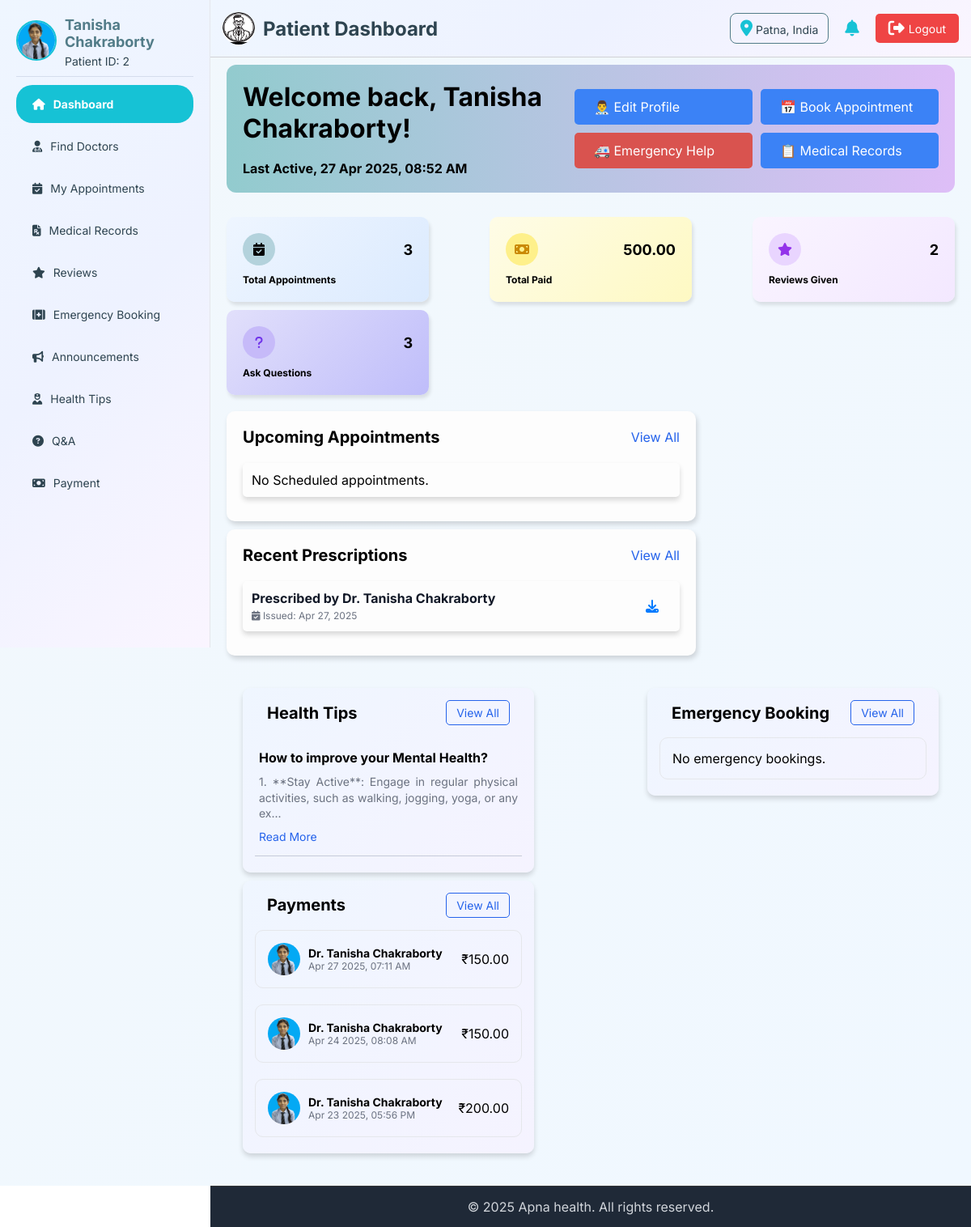
The app's page /patient/patient-dashboard.php (signed in) with its own data.
### tables this page shows
CREATE TABLE `patient` (
  `patient_id` int(11) NOT NULL,
  `name` varchar(100) NOT NULL,
  `email` varchar(255) NOT NULL,
  `password` varchar(255) NOT NULL,
  `phone` varchar(15) DEFAULT NULL,
  `gender` enum('Male','Female','Other') DEFAULT NULL,
  `dob` date DEFAULT NULL,
  `blood_group` varchar(10) DEFAULT NULL,
  `emergency_contact` varchar(16) DEFAULT NULL,
  `area` text DEFAULT NULL,
  `city` varchar(100) DEFAULT NULL,
  `state` varchar(100) DEFAULT NULL,
  `pincode` varchar(10) DEFAULT NULL,
  `profile_img` varchar(255) DEFAULT NULL,
  `availability` enum('Active','Inactive','Blocked') DEFAULT 'Active',
  `created_at` timestamp NOT NULL DEFAULT current_timestamp(),
  `updated_at` timestamp NOT NULL DEFAULT current_timestamp() ON UPDATE current_timestamp()
);

CREATE TABLE `log_info` (
  `log_id` int(11) NOT NULL,
  `admin_id` int(11) DEFAULT NULL,
  `doctor_id` int(11) DEFAULT NULL,
  `patient_id` int(11) DEFAULT NULL,
  `login_time` timestamp NOT NULL DEFAULT current_timestamp(),
  `logout_time` timestamp NULL DEFAULT NULL,
  `ip_address` varchar(45) DEFAULT NULL,
  `device_info` varchar(255) DEFAULT NULL,
  `location` varchar(255) DEFAULT NULL,
  `status` enum('Success','Failed') NOT NULL,
  `log_type` enum('patient','doctor','admin') NOT NULL
);

CREATE TABLE `prescription` (
  `prescription_id` int(11) NOT NULL,
  `appointment_id` int(11) NOT NULL,
  `patient_id` int(11) NOT NULL,
  `doctor_id` int(11) NOT NULL,
  `prescription` varchar(255) DEFAULT NULL,
  `created_at` timestamp NOT NULL DEFAULT current_timestamp(),
  `updated_at` timestamp NOT NULL DEFAULT current_timestamp() ON UPDATE current_timestamp()
);

CREATE TABLE `doctor` (
  `doctor_id` int(11) NOT NULL,
  `UID` varchar(20) NOT NULL,
  `name` varchar(255) NOT NULL,
  `email` varchar(255) NOT NULL,
  `phone` varchar(15) DEFAULT NULL,
  `password` varchar(255) NOT NULL,
  `specialization` varchar(255) DEFAULT NULL,
  `experience` int(11) DEFAULT NULL,
  `qualification` text DEFAULT NULL,
  `bio` text DEFAULT NULL,
  `profile_img` varchar(255) DEFAULT NULL,
  `rating` decimal(3,2) DEFAULT 0.00,
  `total_reviews` int(11) DEFAULT 0,
  `availability` enum('Active','Inactive','Blocked') DEFAULT 'Active',
  `address` varchar(512) DEFAULT NULL,
  `gender` enum('Male','Female','Other') DEFAULT NULL,
  `dob` date DEFAULT NULL,
  `fees` decimal(10,2) DEFAULT NULL,
  `emergency` enum('Yes','No') DEFAULT NULL,
  `created_at` timestamp NOT NULL DEFAULT current_timestamp(),
  `updated_at` timestamp NOT NULL DEFAULT current_timestamp() ON UPDATE current_timestamp()
);

CREATE TABLE `health_tips` (
  `tip_id` int(11) NOT NULL,
  `doctor_id` int(11) NOT NULL,
  `title` varchar(255) NOT NULL,
  `description` text NOT NULL,
  `category` varchar(100) NOT NULL,
  `image` varchar(255) DEFAULT NULL,
  `likes` int(11) DEFAULT 0,
  `created_at` timestamp NOT NULL DEFAULT current_timestamp(),
  `updated_at` timestamp NOT NULL DEFAULT current_timestamp() ON UPDATE current_timestamp()
);

CREATE TABLE `transaction` (
  `transaction_id` int(11) NOT NULL,
  `appointment_id` int(11) NOT NULL,
  `patient_id` int(11) NOT NULL,
  `doctor_id` int(11) NOT NULL,
  `amount` decimal(10,2) NOT NULL,
  `payment_mode` enum('Online','Offline') NOT NULL,
  `payment_status` enum('Pending','Paid','Failed') DEFAULT 'Pending',
  `transaction_date` timestamp NOT NULL DEFAULT current_timestamp() ON UPDATE current_timestamp(),
  `reference_id` varchar(255) DEFAULT NULL,
  `remarks` text DEFAULT NULL
);

### patient/patient-dashboard.php (the view, shortened to what the rows shown need)
<?php
include '../connection.php';
$patient_id=$_SESSION['patient_id']??0;
$sql = "SELECT * FROM patient WHERE patient_id = '$patient_id'";
$result = mysqli_query($conn, $sql);
if ($result->num_rows === 1) {
    $user = mysqli_fetch_assoc($result);
}
 $stmt = $conn->prepare("SELECT logout_time FROM log_info WHERE patient_id = ? AND status = 'Success' ORDER BY logout_time DESC LIMIT 1");
 $stmt->bind_param("i", $patient_id);
 $stmt->execute();
 $stmt->bind_result($logout_time);
 if ($stmt->fetch() && !empty($logout_time)) {
     $last_active = date('d M Y, h:i A', strtotime($logout_time));
 } else {
     $last_active = 'New Patient';
 }
?>
<!DOCTYPE html>
<html lang="en">
<head>
    <link rel="stylesheet" href="https://cdnjs.cloudflare.com/ajax/libs/font-awesome/6.7.2/css/all.min.css"
 />
</head>
<body>
    <?php include 'patient-header.php';?>
    <main>
        <section class="first-sec">
            <div class="container">
                <div class="left-container">
                    <h2>Welcome back, <?= htmlspecialchars($user['name'] ?? 'Guest') ?>!</h2>
                    <strong>Last Active, <?= $last_active ?></strong>
                </div>
            </div>
        </section>
        <section class="third-sec">
            <div class="appointments activity-box">
                <div class="box-top">
                    <h2>Upcoming Appointments</h2>
                </div>
            </div>
            <div class="prescriptions activity-box">
                <div class="box-top">
                    <h2>Recent Prescriptions</h2>
                </div>
                <?php
        $stmt = $conn->prepare("
            SELECT p.*, d.name AS doctor_name
            FROM prescription p
            JOIN doctor d ON p.doctor_id = d.doctor_id
            WHERE p.patient_id = ?
            ORDER BY p.created_at DESC
            LIMIT 3
        ");
        $stmt->bind_param("i", $patient_id);
        $stmt->execute();
        $result = $stmt->get_result();
        if ($result->num_rows > 0):
            while ($row = $result->fetch_assoc()):
        ?>
                <div class="box-data">
                    <div style="flex: 1;">
                        <h3>Prescribed by <?php echo htmlspecialchars($row['doctor_name']); ?></h3>
                        <span><i class="fas fa-calendar-check text-custom text-xl"></i> Issued:
                            <?php echo date('M d, Y', strtotime($row['created_at'])); ?> </span>
                    </div>
                    <?php if (!empty($row['prescription'])): ?>
                    <a href="../upload/patient/<?php echo $row['prescription']; ?>" download class="download-icon">
                        <i class="fa-solid fa-download"></i>
                    </a>
                    <?php else: ?>
                    <span class="text-muted">No file</span>
                    <?php endif; ?>
                </div>
                <?php endwhile; else: ?>
                <div class="box-data text-muted">No prescriptions found.</div>
                <?php endif; ?>
            </div>
        </section>
        <section class="forth-sec">
            <div class="box-forth">
                <div class="box-forth-top">
                    <h2>Health Tips</h2>
                </div>
                <?php
        $stmt = $conn->prepare("SELECT * FROM health_tips ORDER BY created_at DESC LIMIT 3");
        $stmt->execute();
        $result = $stmt->get_result();
        if ($result->num_rows > 0):
            while ($tip = $result->fetch_assoc()):
        ?>
                <div class="tips">
                    <h3><?php echo htmlspecialchars($tip['title']); ?></h3>
                    <p><?php echo htmlspecialchars(substr($tip['description'], 0, 100)); ?>...</p>
                    <a href="patient-tipsDetails.php?tip_id=<?= $tip['tip_id'] ?>">Read More</a>
                </div>
                <?php endwhile; else: ?>
                <div class="tips text-muted">No health tips found.</div>
                <?php endif; ?>
            </div>
            <div class="box-forth">
                <div class="box-forth-top">
                    <h2>Emergency Booking</h2>
                </div>
            </div>
            <div class="box-forth">
                <div class="box-forth-top">
                    <h2>Payments</h2>
                </div>
                <?php
        $stmt = $conn->prepare("
            SELECT p.*, d.name AS doctor_name, d.profile_img
            FROM transaction p
            JOIN doctor d ON p.doctor_id = d.doctor_id
            WHERE p.patient_id = ?
            ORDER BY p.transaction_date DESC
            LIMIT 3
        ");
        $stmt->bind_param("i", $patient_id);
        $stmt->execute();
        $result = $stmt->get_result();
        if ($result->num_rows > 0):
            while ($row = $result->fetch_assoc()):
        ?>
                <div class="box-forth-data payments">
                    <img src="../upload/doctor/<?php echo $row['profile_img'] ?? 'user.jpg'; ?>" alt="doc">
                    <div>
                        <h3><?php echo htmlspecialchars($row['doctor_name']); ?></h3>
                        <p><?php echo date('M d Y, h:i A', strtotime($row['transaction_date'])); ?>
                        </p>
                    </div>
                    <data>₹<?php echo number_format($row['amount'], 2); ?></data>
                </div>
                <?php endwhile; else: ?>
                <div class="box-forth-data text-muted">No payments found.</div>
                <?php endif; ?>
            </div>
        </section>
    </main>
    <?php include 'patient-footer.php'; ?>
</body>
</html>

### patient/patient-header.php (shortened to what the rows shown need)
<?php
include '../connection.php';
$defaultLogo = "../img/logo.jpg";
$logoPath = $defaultLogo;
$logoQuery = mysqli_query($conn, "SELECT logo FROM admin WHERE admin_id = 1 LIMIT 1");
if ($logoQuery && mysqli_num_rows($logoQuery) > 0) {
    $logoData = mysqli_fetch_assoc($logoQuery);
    if (!empty($logoData['logo']) && file_exists('../upload/admin/' . $logoData['logo'])) {
        $logoPath = '../upload/admin/' . $logoData['logo'];
    }
}
$patient_id = $_SESSION['patient_id'] ?? null;
$patient_img = '../img/user.jpg';
$patient_name = 'Guest';
$patient_id_display = '---';
if ($patient_id) {
    $sql = "SELECT name, profile_img FROM patient WHERE patient_id = '$patient_id'";
    $result = mysqli_query($conn, $sql);
    if ($row = mysqli_fetch_assoc($result)) {
        $patient_name = $row['name'];
        $patient_id_display = $patient_id;
        if (!empty($row['profile_img']) && file_exists('../upload/patient/' . $row['profile_img'])) {
            $patient_img = '../upload/patient/' . $row['profile_img'];
        }
    }
}
?>
<!DOCTYPE html>
<html lang="en">
<head>
    <link rel="stylesheet" href="https://cdnjs.cloudflare.com/ajax/libs/font-awesome/6.7.2/css/all.min.css"
 />
</head>
<body>
    <header>
        <div class="header-left">
            <img src="<?= $logoPath ?>" alt="logo">
            <h2>
                <?php
            $pageName = basename($_SERVER['PHP_SELF'], '.php');
            $pageName = str_replace('-', ' ', $pageName);
            $pageName = ucwords($pageName);
            echo $pageName;
            ?>
            </h2>
        </div>
    </header>
    <aside class="sidebar">
        <a href="../patient/patient-profile.php" class="profile">
            <span>
                <img src="<?= $patient_img ?>" alt="Profile Picture">
            </span>
            <span>
                <h3><?= htmlspecialchars($patient_name) ?></h3>
                <p>Patient ID: <?= htmlspecialchars($patient_id_display) ?></p>
            </span>
        </a>
    </aside>
</body>
</html>

### records on screen
patient: profile_img (picture), name "Tanisha Chakraborty"
log_info: logout_time "27 Apr 2025, 08:52 AM"
prescription: doctor.name "Dr. Tanisha Chakraborty", created_at "Apr 27, 2025"
health_tips: title "How to improve your Mental Health?", description "1. **Stay Active**: Engage in regular physical activities, such as walking, jogging, yoga, or any ex"
transaction: doctor.profile_img (picture), doctor.name "Dr. Tanisha Chakraborty", transaction_date "Apr 27 2025, 07:11 AM", amount "150.00"
transaction: doctor.profile_img (picture), doctor.name "Dr. Tanisha Chakraborty", transaction_date "Apr 24 2025, 08:08 AM", amount "150.00"
transaction: doctor.profile_img (picture), doctor.name "Dr. Tanisha Chakraborty", transaction_date "Apr 23 2025, 05:56 PM", amount "200.00"

### other values on screen
$pageName "Patient Dashboard"
$location "Patna, India"
$patient_id_display "2"
$total_appointments "3"
$total_paid "500.00"
$total_reviews "2"
$total_questions "3"
